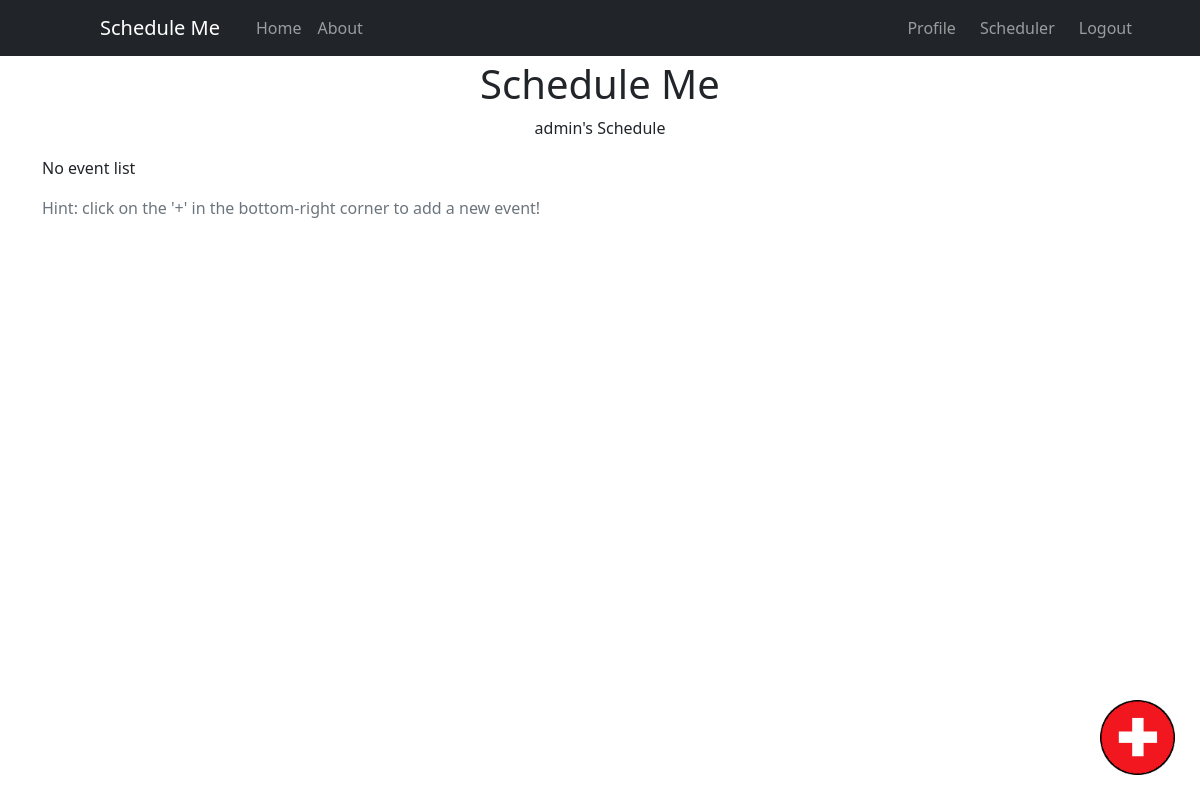
The app's page /scheduler/ (signed in), older data.
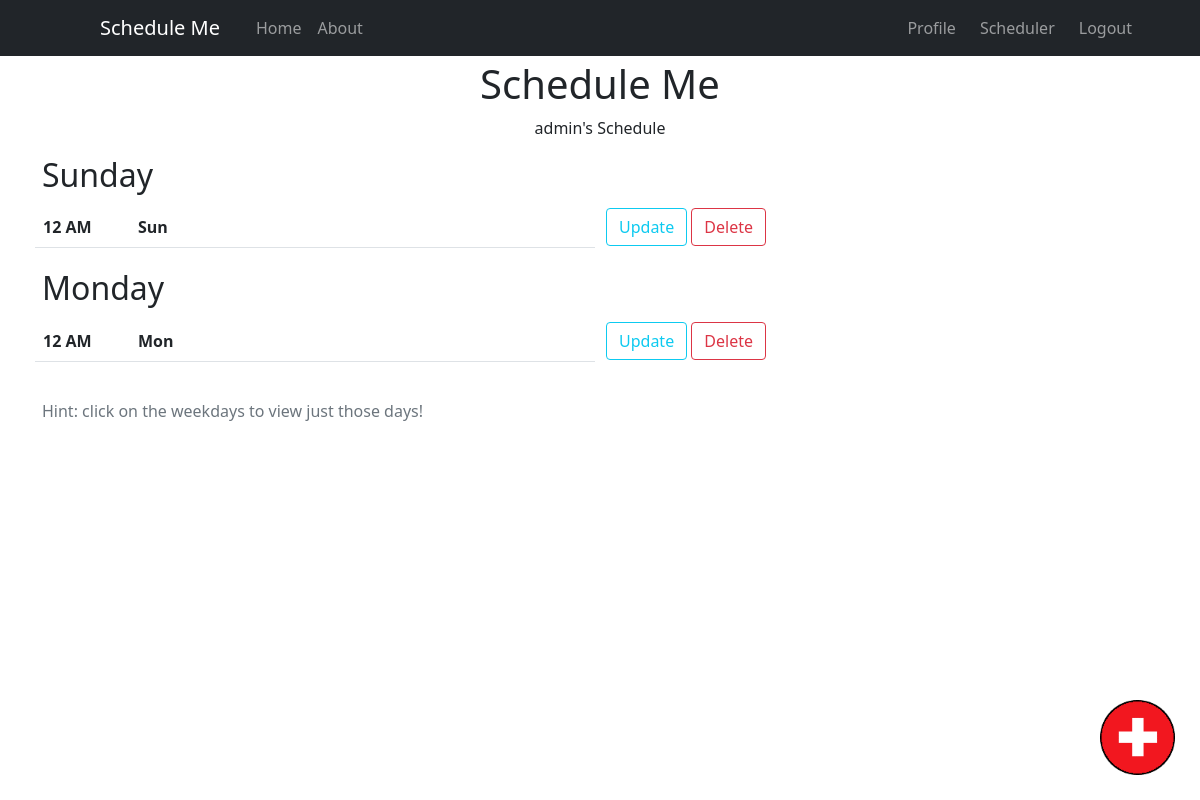
The same page, newer data.
### schedule/models.py (models this page shows, shortened)
class Event(models.Model):
    TIME_CHOICES = (
        (0, '12 AM'), (1, '1 AM'), (2, '2 AM'), (3, '3 AM'),
        (4, '4 AM'), (5, '5 AM'), (6, '6 AM'), (7, '7 AM'),
        (8, '8 AM'), (9, '9 AM'), (10, '10 AM'), (11, '11 AM'),
        (12, '12 PM'), (13, '1 PM'), (14, '2 PM'), (15, '3 PM'),
        (16, '4 PM'), (17, '5 PM'), (18, '6 PM'), (19, '7 PM'),
        (20, '8 PM'), (21, '9 PM'), (22, '10 PM'), (23, '11 PM'),
    )
    DAY_CHOICES = (
        ('Sunday', 'Sunday'),
        ('Monday', 'Monday'),
        ('Tuesday', 'Tuesday'),
        ('Wednesday', 'Wednesday'),
        ('Thursday', 'Thursday'),
        ('Friday', 'Friday'),
        ('Saturday', 'Saturday'),
    )
    title = models.CharField(max_length=50)
    time = models.IntegerField(choices=TIME_CHOICES)
    day = models.CharField(max_length=9, choices=DAY_CHOICES)
    creator = models.ForeignKey(User, on_delete=models.CASCADE)

### users/views.py (the view)
# urls.py: path('scheduler/', user_views.scheduler, name='scheduler'),
@login_required
def scheduler(request):
    event_list = Event.objects.all().filter(creator=request.user.id).order_by('day', 'time')
    sundays = Event.objects.all().filter(creator=request.user.id, day__contains='Sunday').order_by('time')
    mondays = Event.objects.all().filter(creator=request.user.id, day__contains='Monday').order_by('time')
    tuesdays = Event.objects.all().filter(creator=request.user.id, day__contains='Tuesday').order_by('time')
    wednesdays = Event.objects.all().filter(creator=request.user.id, day__contains='Wednesday').order_by('time')
    thursdays = Event.objects.all().filter(creator=request.user.id, day__contains='Thursday').order_by('time')
    fridays = Event.objects.all().filter(creator=request.user.id, day__contains='Friday').order_by('time')
    saturdays = Event.objects.all().filter(creator=request.user.id, day__contains='Saturday').order_by('time')
    context = {
        'events': event_list,
        'sundays': sundays,
        'mondays': mondays,
        'tuesdays': tuesdays,
        'wednesdays': wednesdays,
        'thursdays': thursdays,
        'fridays': fridays,
        'saturdays': saturdays,
    }
    return render(request, 'users/scheduler.html', context)

### users/templates/users/scheduler.html (shortened to what this page needs)
{% extends "schedule/base.html" %}
{% block content %}
    <h1 class='text-center'>Schedule Me</h1><p class='text-center'>{{ user.username }}'s Schedule</p>
    {% if events %}
        {% if sundays %}
        <h2 class='text'><a class='text-decoration-none text-dark' href="event_day/Sunday">Sunday</a></h2>
        <div class="row">
            <div class="column">
                <table class="table", style="width: 100%">
                {% for item in sundays %}
                    <tr>    <th id="time">{{ item.get_time_display }}</th>    <th>{{ item.title }}</th>     </tr>
                {% endfor %}
                </table>
            </div>
            <div class='column'>
                <table class="table-borderless" height='40px'>
                {% for item in sundays %}
                <tr><th height='40px'>
                    <a class='btn btn-outline-info' href="{% url 'event-update' item.id %}">Update</a>
                    <a class='delete-button btn btn-outline-danger' href="{% url 'event-delete' item.id %}">Delete</a>
                </th></tr>
                {% endfor %}
                </table>
            </div>
        </div>
        {% endif %}
        {% if mondays %}
        <h2 class='text'><a class='text-decoration-none text-dark' href="event_day/Monday">Monday</a></h2>
        <div class="row">
            <div class="column">
                <table class="table", style="width: 100%">
                {% for item in mondays %}
                    <tr>    <th id="time">{{ item.get_time_display }}</th>    <th>{{ item.title }}</th>     </tr>
                {% endfor %}
                </table>
            </div>
            <div class='column'>
                <table class="table-borderless" height='40px'>
                {% for item in mondays %}
                <tr><th height='40px'>
                    <a class='btn btn-outline-info' href="{% url 'event-update' item.id %}">Update</a>
                    <a class='delete-button btn btn-outline-danger' href="{% url 'event-delete' item.id %}">Delete</a>
                </th></tr>
                {% endfor %}
                </table>
            </div>
        </div>
        {% endif %}
    {% else %}
        <p>No event list</p>
    {% endif %}
    {% if events %}
    <footer class='text-muted'><p>Hint: click on the weekdays to view just those days!</p></footnote>
    {% else %}
    <footer class='text-muted'><p>Hint: click on the '+' in the bottom-right corner to add a new event!</p></footnote>
    {% endif %}
    <a href="{% url 'event-create' %}"><img class='floating-bottom-right' src='/static/img/red plus.png'></a>
{% endblock content %}

Row changes from the older to the newer data that the page shows:
added Event: time "12 AM", title "Sun"
added Event: time "12 AM", title "Mon"
Text that changed along with them:
text no longer shown: "No event list Hint: click on the '+' in the bottom-right corner to add a new event!"
text now shown: "Sunday Monday Hint: click on the weekdays to view just those days!"
